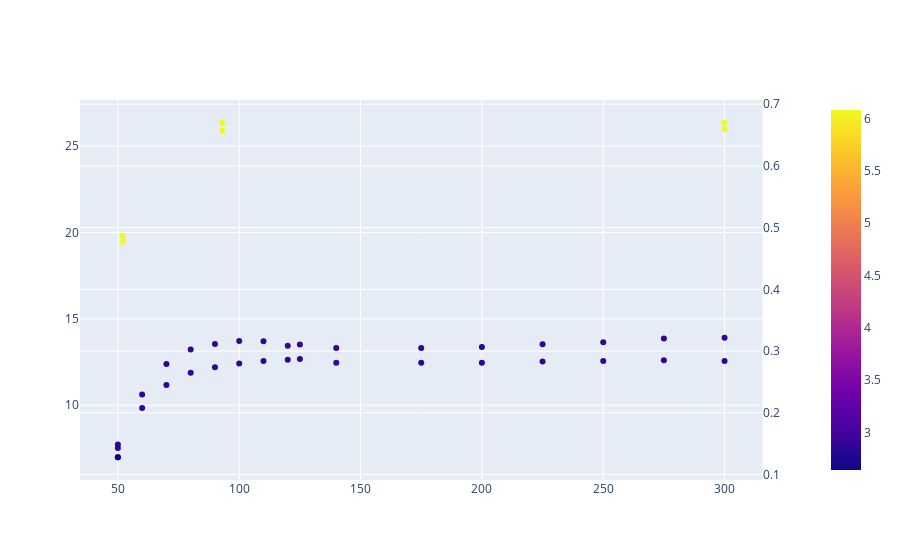

Write notebook code for a chart like this one.
### Code cell
import plotly.express as px
from plotly.subplots import make_subplots
import pandas as pd
import numpy as np

subfig = make_subplots(specs=[[{"secondary_y": True}]])

# create two independent figures with px.line each containing data from multiple columns
fig = px.scatter(df, x='Vtube', y='Ibase', color = 'Iarc',#hover_data = ['Iarc', 'Ibias', 'Vpfs_tube'])
                 hover_data={'IpinMax':True,
                             'Iarc':True, 
                             'pressure':':.2e',
#                              'Vpfs_tube':True, 
#                              # data not in dataframe, default formatting
#                              'suppl_1': np.random.random(len(df)),
#                              # data not in dataframe, customized formatting
#                              'suppl_2': (':.3f', np.random.random(len(df)))
                            })
fig2 = px.scatter(df, x='Vtube', y='Itube', color = 'Iarc',#hover_data = ['Iarc', 'Ibias', 'Vpfs_tube'])
                 hover_data={'IpinMax':True,
                             'Iarc':True, 
                             'pressure':':.2e',
#                              'Vpfs_tube':True, 
#                              # data not in dataframe, default formatting
#                              'suppl_1': np.random.random(len(df)),
#                              # data not in dataframe, customized formatting
#                              'suppl_2': (':.3f', np.random.random(len(df)))
                            })

fig3 = px.scatter(df, x='Vtube', y='Ibias', color = 'Iarc',#hover_data = ['Iarc', 'Ibias', 'Vpfs_tube'])
                 hover_data={'IpinMax':True,
                             'Iarc':True, 
                             'pressure':':.2e',
#                              'Vpfs_tube':True, 
#                              # data not in dataframe, default formatting
#                              'suppl_1': np.random.random(len(df)),
#                              # data not in dataframe, customized formatting
#                              'suppl_2': (':.3f', np.random.random(len(df)))
                            })

# fig2.update_traces(yaxis="y2")
fig3.update_traces(yaxis="y2")
subfig.add_traces(fig.data + fig3.data)
# subfig.layout.xaxis.title="Time"
# subfig.layout.yaxis.title="Linear Y"
# subfig.layout.yaxis2.type="log"
# subfig.layout.yaxis2.title="Log Y"
# recoloring is necessary otherwise lines from fig und fig2 would share each color
# e.g. Linear-, Log- = blue; Linear+, Log+ = red... we don't want this
# subfig.for_each_trace(lambda t: t.update(line=dict(color=t.marker.color)))
subfig.show()

### Figure 1 — Plotly figure (JSON) as saved in the notebook; plotly's stock layout.template omitted (floating-point values rounded to 4 significant figures)
{"data": [{"customdata": [[0.09054, 2.64, 0.00024], [0.1051, 2.87, 0.00024], [0.1398, 2.87, 0.00024], [0.1625, 2.87, 0.00024], [0.1724, 2.89, 0.00025], [0.1774, 2.89, 0.00025], [0.1805, 2.89, 0.00025], [0.1828, 2.89, 0.00025], [0.1831, 2.89, 0.00025], [0.1844, 2.9, 0.00025], [0.1804, 2.88, 0.00025], [0.1794, 2.88, 0.00025], [0.18, 2.81, 0.00026], [0.1817, 2.88, 0.00026], [0.1831, 2.89, 0.00026], [0.185, 2.89, 0.00026], [0.1851, 2.89, 0.00026], [0.4433, 6.07, 0.0003], [0.3253, 6.08, 0.0003], [0.438, 6.08, 0.0003]], "hovertemplate": "Vtube=%{x}<br>Ibase=%{y}<br>IpinMax=%{customdata[0]}<br>Iarc=%{marker.color}<br>pressure=%{customdata[2]:.2e}<extra></extra>", "legendgroup": "", "marker": {"color": [2.64, 2.87, 2.87, 2.87, 2.89, 2.89, 2.89, 2.89, 2.89, 2.9, 2.88, 2.88, 2.81, 2.88, 2.89, 2.89, 2.89, 6.07, 6.08, 6.08], "coloraxis": "coloraxis", "symbol": "circle"}, "mode": "markers", "name": "", "orientation": "v", "showlegend": false, "type": "scatter", "x": [50, 50, 60, 70, 80, 90, 100, 110, 120, 125, 140, 175, 200, 225, 250, 275, 300, 93, 52, 300], "xaxis": "x", "y": [6.99, 7.73, 10.62, 12.39, 13.22, 13.55, 13.72, 13.7, 13.44, 13.51, 13.32, 13.32, 13.37, 13.53, 13.64, 13.86, 13.9, 26.35, 19.79, 25.98], "yaxis": "y"}, {"customdata": [[0.09054, 2.64, 0.00024], [0.1051, 2.87, 0.00024], [0.1398, 2.87, 0.00024], [0.1625, 2.87, 0.00024], [0.1724, 2.89, 0.00025], [0.1774, 2.89, 0.00025], [0.1805, 2.89, 0.00025], [0.1828, 2.89, 0.00025], [0.1831, 2.89, 0.00025], [0.1844, 2.9, 0.00025], [0.1804, 2.88, 0.00025], [0.1794, 2.88, 0.00025], [0.18, 2.81, 0.00026], [0.1817, 2.88, 0.00026], [0.1831, 2.89, 0.00026], [0.185, 2.89, 0.00026], [0.1851, 2.89, 0.00026], [0.4433, 6.07, 0.0003], [0.3253, 6.08, 0.0003], [0.438, 6.08, 0.0003]], "hovertemplate": "Vtube=%{x}<br>Ibias=%{y}<br>IpinMax=%{customdata[0]}<br>Iarc=%{marker.color}<br>pressure=%{customdata[2]:.2e}<extra></extra>", "legendgroup": "", "marker": {"color": [2.64, 2.87, 2.87, 2.87, 2.89, 2.89, 2.89, 2.89, 2.89, 2.9, 2.88, 2.88, 2.81, 2.88, 2.89, 2.89, 2.89, 6.07, 6.08, 6.08], "coloraxis": "coloraxis", "symbol": "circle"}, "mode": "markers", "name": "", "orientation": "v", "showlegend": false, "type": "scatter", "x": [50, 50, 60, 70, 80, 90, 100, 110, 120, 125, 140, 175, 200, 225, 250, 275, 300, 93, 52, 300], "xaxis": "x", "y": [0.128, 0.143, 0.208, 0.245, 0.265, 0.274, 0.28, 0.284, 0.286, 0.287, 0.281, 0.281, 0.281, 0.283, 0.284, 0.285, 0.284, 0.657, 0.477, 0.67], "yaxis": "y2"}], "layout": {"autosize": true, "xaxis": {"anchor": "y", "autorange": true, "domain": [0, 0.94], "range": [34.97, 315.0], "type": "linear"}, "yaxis": {"anchor": "x", "autorange": true, "domain": [0, 1], "range": [5.572, 27.77], "type": "linear"}, "yaxis2": {"anchor": "x", "autorange": true, "overlaying": "y", "range": [0.0883, 0.7097], "side": "right", "type": "linear"}}}
